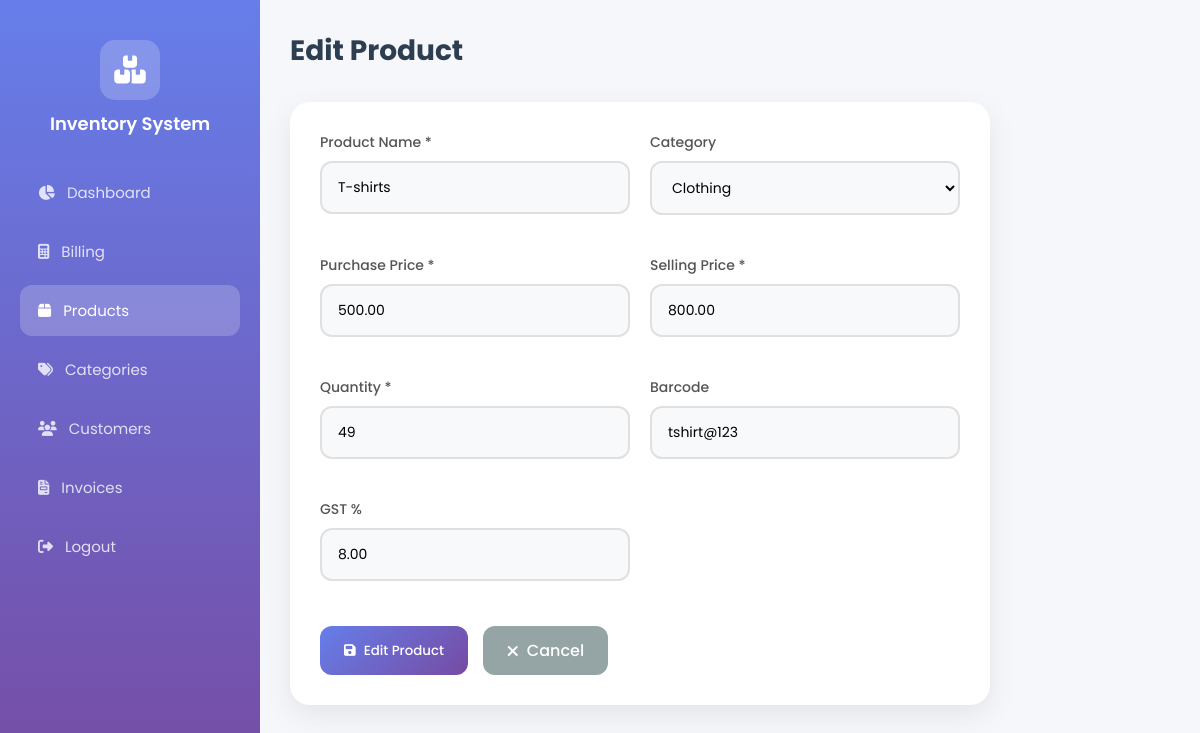
/inventory/products/edit/2/ (signed in), run on the app's committed database.
### inventory/models.py (models this page shows, shortened)
class Product(models.Model):
    name = models.CharField(max_length=200, unique=True)
    category = models.ForeignKey(Category, on_delete=models.SET_NULL, null=True)
    purchase_price = models.DecimalField(max_digits=10, decimal_places=2)
    selling_price = models.DecimalField(max_digits=10, decimal_places=2)
    quantity = models.IntegerField(default=0)
    barcode = models.CharField(max_length=100, unique=True, blank=True, null=True)
    gst_percent = models.DecimalField(max_digits=5, decimal_places=2, default=0)
    created_at = models.DateTimeField(auto_now_add=True)

class Category(models.Model):
    name = models.CharField(max_length=100, unique=True)
    description = models.TextField(blank=True, null=True)

### inventory/views.py (the view, shortened to what this page needs)
# urls.py: path('products/edit/<int:pk>/', views.product_edit, name='product_edit'),
@login_required
def product_edit(request, pk):
    product = get_object_or_404(Product, pk=pk)
    categories = Category.objects.all()
    return render(request, 'inventory/product_form.html', {'product': product, 'categories': categories, 'action': 'Edit'})

### inventory/templates/inventory/product_form.html (shortened to what this page needs)
<!DOCTYPE html>
<html lang="en">
<head>
    <link rel="stylesheet" href="https://cdnjs.cloudflare.com/ajax/libs/font-awesome/6.4.0/css/all.min.css">
</head>
<body>
    <div class="sidebar">
        <div class="sidebar-logo">
            <div class="icon">
                <i class="fas fa-boxes-stacked"></i>
            </div>
            <h2>Inventory System</h2>
        </div>
        <ul class="nav-menu">
            <li><a href="{% url 'dashboard' %}"><i class="fas fa-chart-pie"></i> Dashboard</a></li>
            <li><a href="/billing/"><i class="fas fa-calculator"></i> Billing</a></li>
            <li><a href="{% url 'product_list' %}" class="active"><i class="fas fa-box"></i> Products</a></li>
            <li><a href="{% url 'category_list' %}"><i class="fas fa-tags"></i> Categories</a></li>
            <li><a href="{% url 'customer_list' %}"><i class="fas fa-users"></i> Customers</a></li>
            <li><a href="{% url 'invoice_list' %}"><i class="fas fa-file-invoice"></i> Invoices</a></li>
            <li><a href="{% url 'logout' %}"><i class="fas fa-sign-out-alt"></i> Logout</a></li>
        </ul>
    </div>
    <div class="main-content">
        <div class="header">
            <h1>{{ action }} Product</h1>
        </div>
        <div class="card">
            <form method="POST">
                <div class="form-grid">
                    <div class="form-group">
                        <label>Product Name *</label>
                        <input type="text" name="name" value="{{ product.name|default:'' }}" required>
                    </div>
                    <div class="form-group">
                        <label>Category</label>
                        <select name="category">
                            {% for cat in categories %}
                            <option value="{{ cat.id }}" {% if product.category.id == cat.id %}selected{% endif %}>{{ cat.name }}</option>
                            {% endfor %}
                        </select>
                    </div>
                    <div class="form-group">
                        <label>Purchase Price *</label>
                        <input type="number" step="0.01" name="purchase_price" value="{{ product.purchase_price|default:'' }}" required>
                    </div>
                    <div class="form-group">
                        <label>Selling Price *</label>
                        <input type="number" step="0.01" name="selling_price" value="{{ product.selling_price|default:'' }}" required>
                    </div>
                    <div class="form-group">
                        <label>Quantity *</label>
                        <input type="number" name="quantity" value="{{ product.quantity|default:'0' }}" required>
                    </div>
                    <div class="form-group">
                        <label>Barcode</label>
                        <input type="text" name="barcode" value="{{ product.barcode|default:'' }}">
                    </div>
                    <div class="form-group">
                        <label>GST %</label>
                        <input type="number" step="0.01" name="gst_percent" value="{{ product.gst_percent|default:'0' }}">
                    </div>
                </div>
                <div class="form-actions">
                    <button type="submit" class="btn btn-primary">
                        <i class="fas fa-save"></i> {{ action }} Product
                    </button>
                    <a href="{% url 'product_list' %}" class="btn btn-secondary">
                        <i class="fas fa-times"></i> Cancel
                    </a>
                </div>
            </form>
        </div>
    </div>
</body>
</html>

### inventory/templates/inventory/product_form.html (style rules this page uses)
* { margin: 0; padding: 0; box-sizing: border-box; font-family: 'Poppins', sans-serif; }
:root { --primary: #667eea; --secondary: #764ba2; --dark: #2c3e50; }
body { background: #f5f7fa; min-height: 100vh; }
.sidebar { position: fixed; left: 0; top: 0; width: 260px; height: 100%; background: linear-gradient(180deg, var(--primary) 0%, var(--secondary) 100%); padding: 20px; z-index: 100; }
.sidebar-logo { text-align: center; padding: 20px 0 30px; }
.sidebar-logo .icon { width: 60px; height: 60px; background: rgba(255,255,255,0.2); border-radius: 15px; display: inline-flex; align-items: center; justify-content: center; margin-bottom: 10px; }
.sidebar-logo .icon i { font-size: 28px; color: white; }
.sidebar-logo h2 { color: white; font-size: 18px; font-weight: 600; }
.nav-menu { list-style: none; }
.nav-menu li { margin-bottom: 8px; }
.nav-menu a { display: flex; align-items: center; gap: 12px; padding: 14px 18px; color: rgba(255,255,255,0.8); text-decoration: none; border-radius: 12px; transition: all 0.3s; font-size: 15px; }
.nav-menu a:hover, .nav-menu a.active { background: rgba(255,255,255,0.2); color: white; }
.main-content { margin-left: 260px; padding: 30px; }
.header { display: flex; justify-content: space-between; align-items: center; margin-bottom: 30px; }
.header h1 { color: var(--dark); font-size: 28px; font-weight: 700; }
.btn { padding: 12px 24px; border-radius: 12px; border: none; cursor: pointer; font-weight: 500; transition: all 0.3s; text-decoration: none; display: inline-flex; align-items: center; gap: 8px; }
.btn-primary { background: linear-gradient(135deg, var(--primary), var(--secondary)); color: white; }
.btn-secondary { background: #95a5a6; color: white; }
.card { background: white; border-radius: 20px; padding: 30px; box-shadow: 0 10px 30px rgba(0,0,0,0.08); max-width: 700px; }
.form-grid { display: grid; grid-template-columns: 1fr 1fr; gap: 20px; }
.form-group { margin-bottom: 20px; }
.form-group label { display: block; color: #555; font-size: 14px; font-weight: 500; margin-bottom: 8px; }
.form-group input, .form-group select { width: 100%; padding: 14px 16px; border: 2px solid #e0e0e0; border-radius: 12px; font-size: 14px; transition: all 0.3s; background: #f8f9fa; }
.form-actions { display: flex; gap: 15px; margin-top: 25px; }

### data on the page
Product: name "T-shirts", category "Clothing", purchase_price "500.00", selling_price "800.00", quantity "49", barcode "tshirt@123", gst_percent "8.00"

### other printed values
{{ action }} "Edit"
